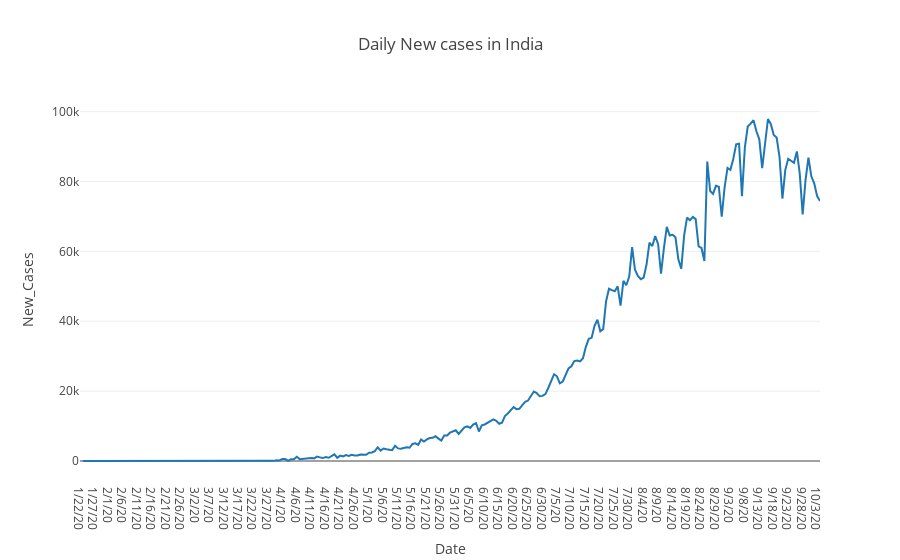

This figure's notebook cell:
### Code cell
fig = px.line(final_india_df, x="Date", y="New_Cases", 
               title="Daily New cases in India")
fig.show()

### Figure 1 — Plotly figure (JSON) as saved in the notebook; plotly's stock layout.template omitted (floating-point values rounded to 4 significant figures; data arrays with more than 128 entries replaced by an {"elided": "..."} marker saying what was removed)
{"data": [{"hovertemplate": "Date=%{x}<br>New_Cases=%{y}<extra></extra>", "legendgroup": "", "line": {"color": "#1F77B4", "dash": "solid"}, "mode": "lines", "name": "", "orientation": "v", "showlegend": false, "type": "scatter", "x": {"elided": "257 str values"}, "xaxis": "x", "y": {"elided": "257 int values"}, "yaxis": "y"}], "layout": {"legend": {"tracegroupgap": 0}, "title": {"text": "Daily New cases in India"}, "xaxis": {"anchor": "y", "domain": [0, 1], "title": {"text": "Date"}}, "yaxis": {"anchor": "x", "domain": [0, 1], "title": {"text": "New_Cases"}}}}
